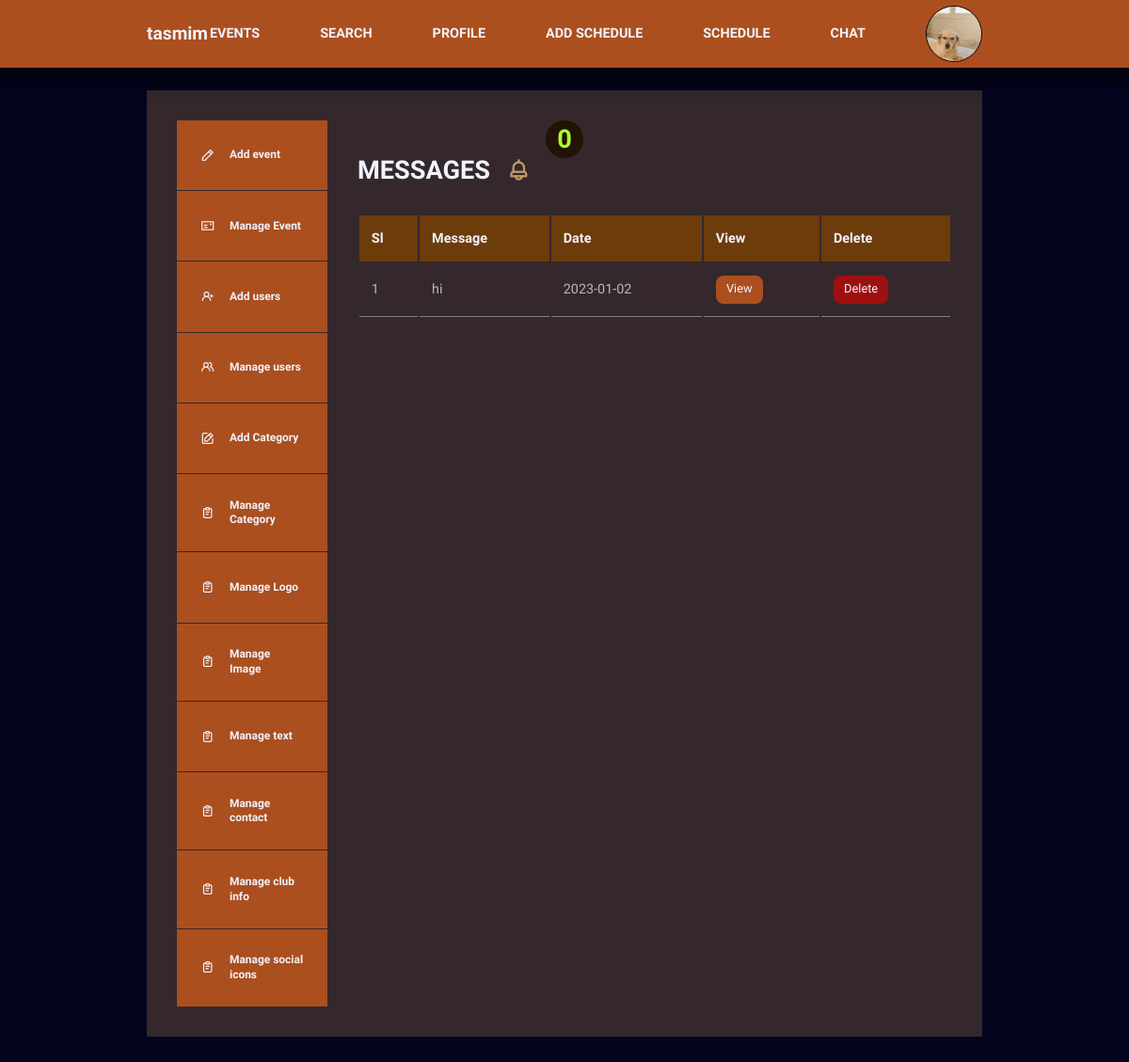
/dashboard_messages.php (signed in), run on the app's committed database.
### tables this page shows
CREATE TABLE `users` (
  `id` int(11) NOT NULL,
  `name` varchar(255) NOT NULL,
  `email` varchar(255) NOT NULL,
  `phone` bigint(255) NOT NULL,
  `password` varchar(255) NOT NULL,
  `user_type` varchar(255) NOT NULL,
  `photo` varchar(255) NOT NULL
);

CREATE TABLE `msg` (
  `id` int(11) NOT NULL,
  `name` varchar(100) NOT NULL,
  `email` varchar(100) NOT NULL,
  `msg` text NOT NULL,
  `date_time` datetime NOT NULL DEFAULT current_timestamp(),
  `status` int(11) NOT NULL DEFAULT 0
);

### dashboard_messages.php (the view, shortened to what this page needs)
<?php
require 'header_one.php';
require 'db.php';
$m = "SELECT*FROM msg";
$ms = mysqli_query($db_connection, $m);
$c = "SELECT COUNT(*) as total FROM msg WHERE status=0";
$cr = mysqli_query($db_connection, $c);
$cr_assoc = mysqli_fetch_assoc($cr);
?>
<section class="dashboard">
    <div class="container dashboard__container">
        <aside>
            <ul>
            <li><a href="add_events.php"><i class="uil uil-pen"></i>
                        <h5>Add event</h5>
                    </a></li>
                <li><a href="dashboard_events.php"><i class="uil uil-postcard"></i>
                        <h5>Manage Event</h5>
                    </a></li>
                <li><a href="add_user.php"><i class="uil uil-user-plus"></i>
                        <h5>Add users</h5>
                    </a></li>
                <li><a href="dashboard_user.php"><i class="uil uil-users-alt"></i>
                        <h5>Manage users</h5>
                    </a></li>
                <li><a href="add_category.php"><i class="uil uil-edit"></i>
                        <h5>Add Category</h5>
                    </a></li>
                <li><a href="dashboard_category.php"><i class="uil uil-clipboard-notes"></i>
                        <h5>Manage Category</h5>
                    </a></li>
                <li><a href="dashboard_logo.php"><i class="uil uil-clipboard-notes"></i>
                        <h5>Manage Logo</h5>
                    </a></li>
                    <li><a href="dashboard_image.php"><i class="uil uil-clipboard-notes"></i>
                        <h5>Manage Image</h5>
                    </a></li>
                    <li><a href="dashboard_text.php"><i class="uil uil-clipboard-notes"></i>
                        <h5>Manage text</h5>
                    </a></li>
                    <li><a href="dashboard_about.php"><i class="uil uil-clipboard-notes"></i>
                        <h5>Manage contact</h5>
                    </a></li>
                    <li><a href="about-club_dashboard.php"><i class="uil uil-clipboard-notes"></i>
                        <h5>Manage club info</h5>
                    </a></li>
                <li><a href="dashboard_social.php"><i class="uil uil-clipboard-notes"></i>
                        <h5>Manage social icons</h5>
                    </a></li>
            </ul>
        </aside>
        <main>
            <div class="count_back"><h2 style="color: greenyellow;"><?=$cr_assoc['total']?></h2></div>
            <h2>MESSAGES <span class="bell"><i class="uil uil-bell"></i></span></h2>
            <table>
                <thead>
                    <tr>
                        <th>Sl</th>
                        <th>Message</th>
                        <th>Date</th>
                        <th>View</th>
                        <th>Delete</th>
                    </tr>
                </thead>
                <tbody>
                <?php foreach ($ms as $key => $mm) { ?>
                    <tr class="<?=($mm['status']==0)?'msg':''?>">
                        <td><?=$key+1?></td>
                        <td><?=$mm['msg']?></td>
                        <td><?=substr($mm['date_time'],0,10)?></td>
                        <td><a href="msg_view.php?id=<?=$mm['id']?>" class="btn sm">View</a></td>
                        <td><a href="msg_delete.php?id=<?=$mm['id']?>" class="btn danger">Delete</a></td>
                    </tr>
                    <?php } ?>
                </tbody>
            </table>
        </main>
    </div>
</section>

### header_one.php (shortened to what this page needs)
<?php
require 'db.php';
$profile_id = $_SESSION['id'];
$select_loggedin_user = "SELECT * FROM users WHERE id=$profile_id";
$select_loggedin_user_result = mysqli_query($db_connection,$select_loggedin_user);
$select_loggedin_user_result_after_assoc = mysqli_fetch_assoc($select_loggedin_user_result);
?>
<!DOCTYPE html>
<html lang="en">
<head>
    <link rel="stylesheet" href="./style2.css">
    <link rel="stylesheet" href="https://unicons.iconscout.com/release/v4.0.0/css/line.css">
</head>
<body>
 <nav>
    <div class="container nav__container">
        <a href="index.html" class="nav__logo"><?=$select_loggedin_user_result_after_assoc['name']?></a>
        <ul class="nav__items">
            <li><a href="events.php"><b>EVENTS</b></a></li>
            <li><a href="user_search.php"><b>SEARCH</b></a></li>
            <li><a href="user_profile.php"><b>PROFILE</b></a></li>
            <li><a href="schedule_form.php"><b>ADD SCHEDULE</b></a></li>
            <li><a href="schedule_dashboard.php"><b>SCHEDULE</b></a></li>
            <li><a href="chat.php?id=<?=$profile_id?>"><b>CHAT</b></a></li>
            <li class="nav__profile">
                <div class="avater">
                <?php
                    if($select_loggedin_user_result_after_assoc['photo']==null){?>
                    <img src="./images/photo.jpg">
                    <?php }else{?>
                        <img width="60px" height="60px"  src="./uploads/profile_pic/<?=$select_loggedin_user_result_after_assoc['photo'] ?>" alt="">
                    <?php }?>
                </div>
            </li>
        </ul>
    </div>
</nav>

### style2.css (style rules this page uses)
:root { --color-primary:#ab4f1e; --color-primary-light:hsl(21, 79%, 19%); --color-red:rgb(158, 16, 16); --color-red-light:hsla(4, 78%, 49%, 0.433); --color-green:#00c476; --color-green-light:rgba(223, 123, 36, 0.15); --color-gray-900:#34282C; --color-gray-700:#6d3c0b; --color-gray-300:rgba(242,242,254,0.3); --color-gray-200:rgba(242,242,254,0.7); --color-white:#f2f2fe; --color-bg:#04041e; --border:#C19A6B; --danger:#f44d16; --transition:all 1000ms ease; --container-width-lg:74%; --container-width-md:88%; --form-width:40%; --card-border-radius-1:0.3rem; --card-border-radius-2:0.5rem; --card-border-radius-3:0.8rem; --card-border-radius-4:2rem; --card-border-radius-5:5rem; }
* { margin: 0; padding: 0; outline: 0; border: 0; appearance: 0; list-style: none; text-decoration: none; box-sizing: border-box; }
body { font-family: 'Montserrat Alternates', sans-serif; line-height: 1.6; color: var(--color-gray-200); overflow-x: hidden; background: var(--color-bg); font-size: 0.9rem; }
.container { width: var(--container-width-lg); max-width: 1800px; margin-inline: auto; }
section { margin-top: 3rem; width: 100vw; }
h1,h2,h3,h4,h5 { color: var(--color-white); line-height: 1.3; }
h2 { font-size: 1.7rem; margin: 1rem 0; }
a { color: var(--color-white); transition: var(--transition); }
img { display: block; width: 100%; object-fit: cover; }
nav { background: var(--color-primary); width: 100vw; height: 4.5rem; position: fixed; top: 0; z-index: 10; box-shadow: 0 1rem 1rem rgb(0, 0, 0,0.5); }
.nav__container { height: 100%; display: flex; align-items: center; justify-content: space-between; }
.avater { width:60px; aspect-ratio: 1/1; border-radius: 50%; overflow: hidden; border: 0.1rem solid var(--color-bg); }
.nav__logo { font-weight: 600; font-size: 1.2rem; }
.nav__items { display: flex; align-items: center; gap: 4rem; }
.nav__profile { position: relative; cursor: pointer; }
.btn { display: inline-block; width: fit-content;padding: 0.6rem 1.2rem; background: var(--color-primary); border-radius: var(--card-border-radius-2); cursor: pointer; transition: var(--transition); color: var(--color-white); }
.btn.sm { padding: 0.3rem 0.7rem; font-size: 0.8rem; }
.btn.danger { background: var(--color-red); padding: 0.3rem 0.7rem; font-size: 0.8rem; }
.dashboard { margin-top: 6rem; }
.dashboard__container { display: grid; grid-template-columns: 10rem auto; gap: 1rem; background: var(--color-gray-900); padding: 2rem; margin-bottom: 5rem; }
.dashboard aside a { background: var(--color-primary); display: flex; gap: 1rem; align-items: center; padding: 1.6rem; }
.dashboard aside ul li:not(:last-child) a { border-bottom: 1px solid var(--color-gray-900); }
.dashboard main { margin-left: 1rem; }
.dashboard main h2 { margin: 0 0 2rem 0; line-height: 1; }
.dashboard main table { width: 100%; text-align: left; }
.dashboard main table th { background: var(--color-gray-700); padding: 0.8rem; color: var(--color-white); }
.dashboard main table td { padding: 0.8rem; border-bottom: 1px solid gray; }
.bell { color: #C19A6B; margin-left: 10px; }
.count_back { background: #211305; width: 40px; height: 40px; padding-top: 7px; margin-left: 200px; color: yellowgreen; margin-left: 200px; text-align: center; border-radius: 50%; }

### data on the page
users: name "tasmim", photo (picture)
msg: msg "hi", date_time "2023-01-02"

### other printed values
$cr_assoc['total'] "0"
